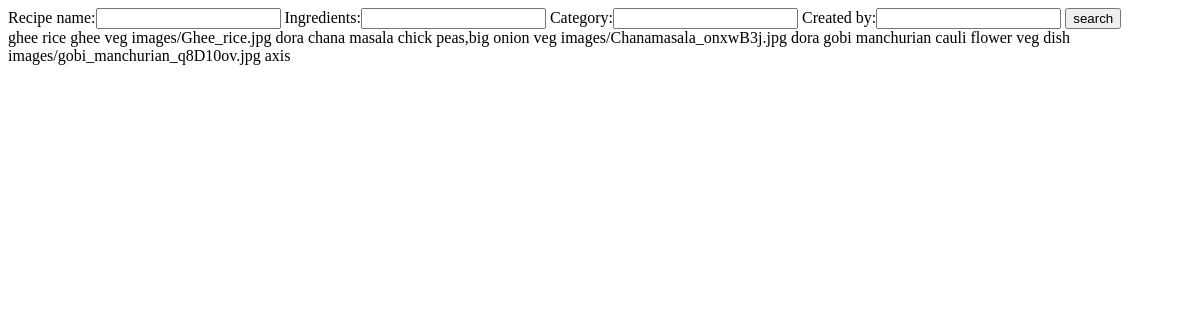
The page /recipes/search on the database as committed earlier.
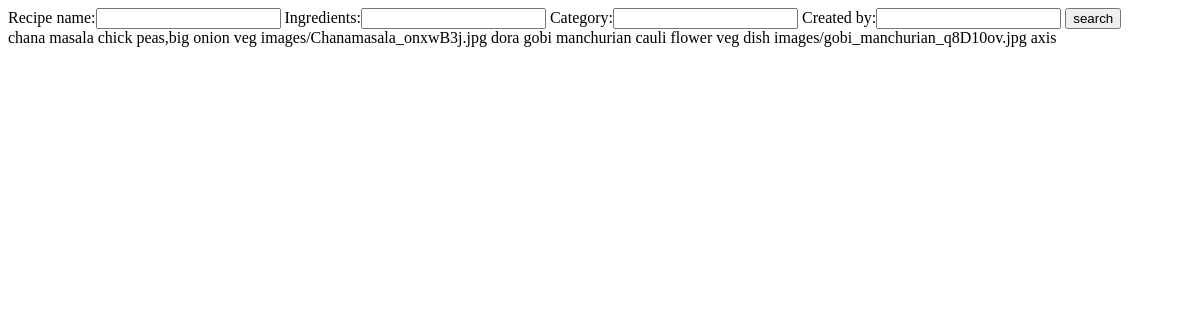
The same page on the database as committed later.
### recipes/models.py (models this page shows, shortened)
class Recipe(models.Model):
    recipe_name=models.CharField(max_length=120)
    ingredients=models.CharField(max_length=250)
    category=models.CharField(max_length=100)
    recipe_image=models.ImageField(upload_to="images")
    created_by=models.CharField(max_length=150)

### recipes/views.py (the view)
# urls.py: path('search',SearchRecipes,name="search"),
def SearchRecipes(request):
    recipes=Recipe.objects.all()
    myfilter=RecipeFilter(request.GET,queryset=recipes)
    recipes=myfilter.qs
    context={}
    context["recipes"]=recipes
    context["myfilter"]=myfilter
    return render(request,"recipes/recipe_search.html",context)

### recipes/templates/recipes/recipe_search.html (shortened to what this page needs)
<!DOCTYPE html>
<html lang="en">
<head>
</head>
<body>
<form method="get">
    {{myfilter.form}}
    <input type="submit" value="search">
</form>
{% for recipe in recipes %}
{{recipe.recipe_name}}
{{recipe.ingredients}}
{{recipe.category}}
{{recipe.recipe_image}}
{{recipe.created_by}}
{% endfor %}
</body>
</html>

Rows that differ between the two databases and show on the page:
removed Recipe: recipe_name "ghee rice", ingredients "ghee", category "veg", recipe_image "images/Ghee_rice.jpg", created_by "dora"
